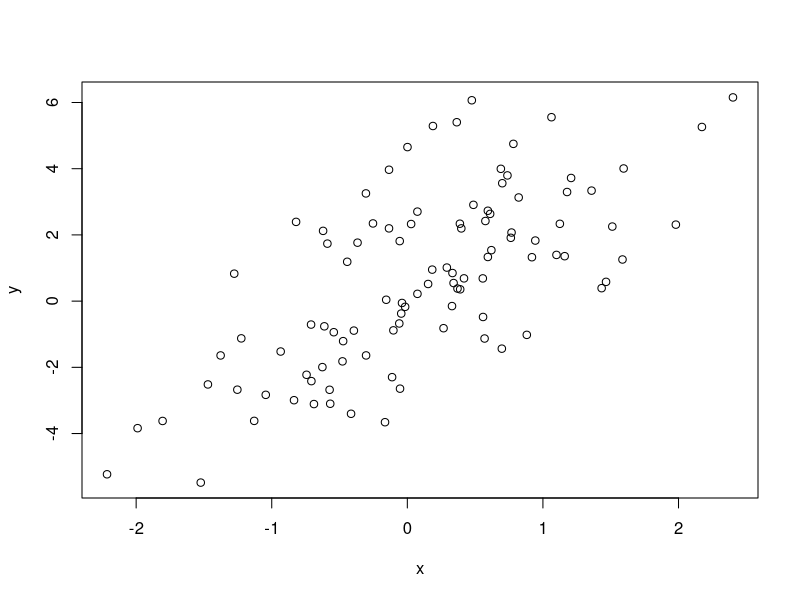
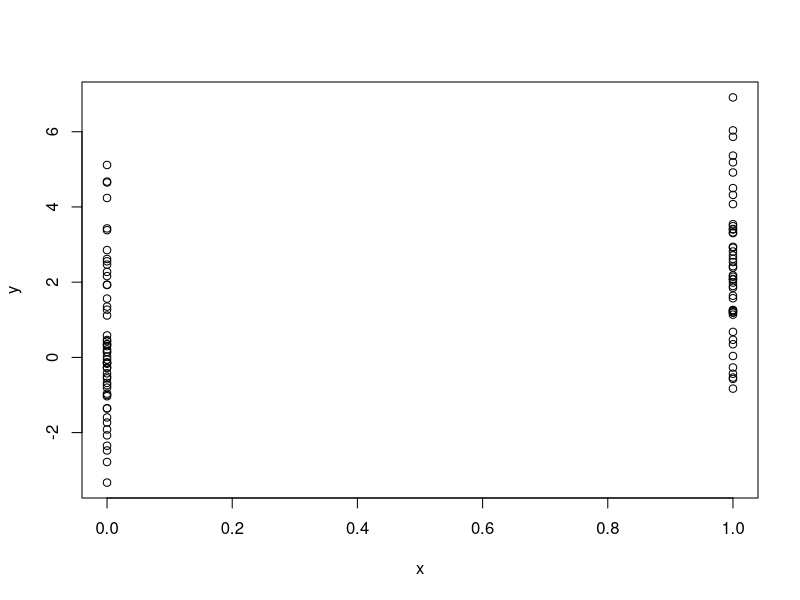
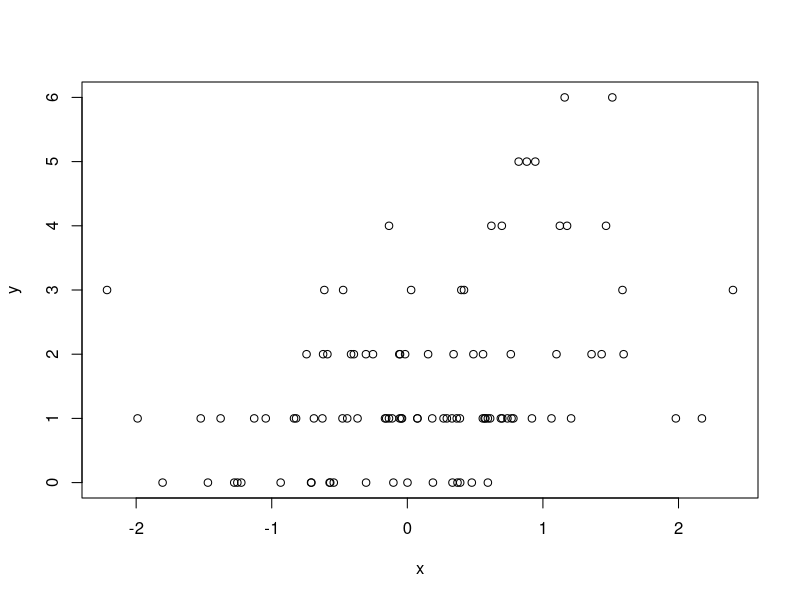

Source code (R) for these figures, in order:

# str() -------------------------------------------------------------------

# compactly display the internal structure of an R object
# a diagnostic function and an alternate to summary()
str(str)

# Simulation - Generating random numbers ----------------------------------

# rnorm, dnorm, pnorm, rpois
# rnorm: generate random normal variates with a given mean and sd
# dnorm: evaluate the normal probability density (with a given mean/sd) at a point (or vector of point)
# pnorm: evaluate the cumulative distribution function for a normal distribution
# rpois: generate random Poisson variates with a given rate
# d for density
# r for random number generation
# p for cumulative distribution
# q for quantile function

# set.seed() ensures reproducibility


# Simulation - Simulating a linear model ----------------------------------

# Example of simulating a linear model:
# y = a + bx + e
# where e ~ N(0, 2^2), assume x ~ N(0, 1^2), a = 0.5, b = 2
set.seed(1)
x <- rnorm(100, 0, 1)
e <- rnorm(100, 0, 2)
a <- 0.5
b <- 2
y <- a + b*x + e
summary(y)
plot(x, y)  # plot() is scatter plot

# if x is a binary (zero or one)?
x <- rbinom(100, 1, 0.5)  # e.g. flipping a coin
y <- a + b*x + e
plot(x, y)

# simulate from a Poisson model where
# y ~ Poisson(u)
# log(u) = a + bx
# and a = 0.5, b = 0.3. We need to use rpois()
set.seed(1)
x <- rnorm(100, 0, 1)
log.mu <- 0.5 + 0.3*x
y <- rpois(100, exp(log.mu))
summary(y)
plot(x, y)


# Simulation - Random sampling --------------------------------------------

# sample() draw randomly from a specified set of scalar objects allowing you to sample from arbitrary distributions
sample(1:10, 4)
sample(letters, 5)
sample(1:10)  # permutation

# R profiler --------------------------------------------------------------

# system.time() returns the amount of time taken to evaluate the expression
# can wrap the whole things in curly braces for execution of system.time()
system.time({
        n <- 1000
        r <- numeric(n)
        for (i in 1:n){
                x <- rnorm(n)
                r[i] <- mean(x)
        }
})

# Rprof() starts the profiler in R, run the profiler for performance of analysis of R code
# Rprof() keeps track of the function call stack at regularly sampled intervals and tabulates how much time is spend in each function
# summaryRprof() summarizes the output from Rprof()
# summaryRprof() tabulates the R profiler output and calculates how much time is spent in which function

